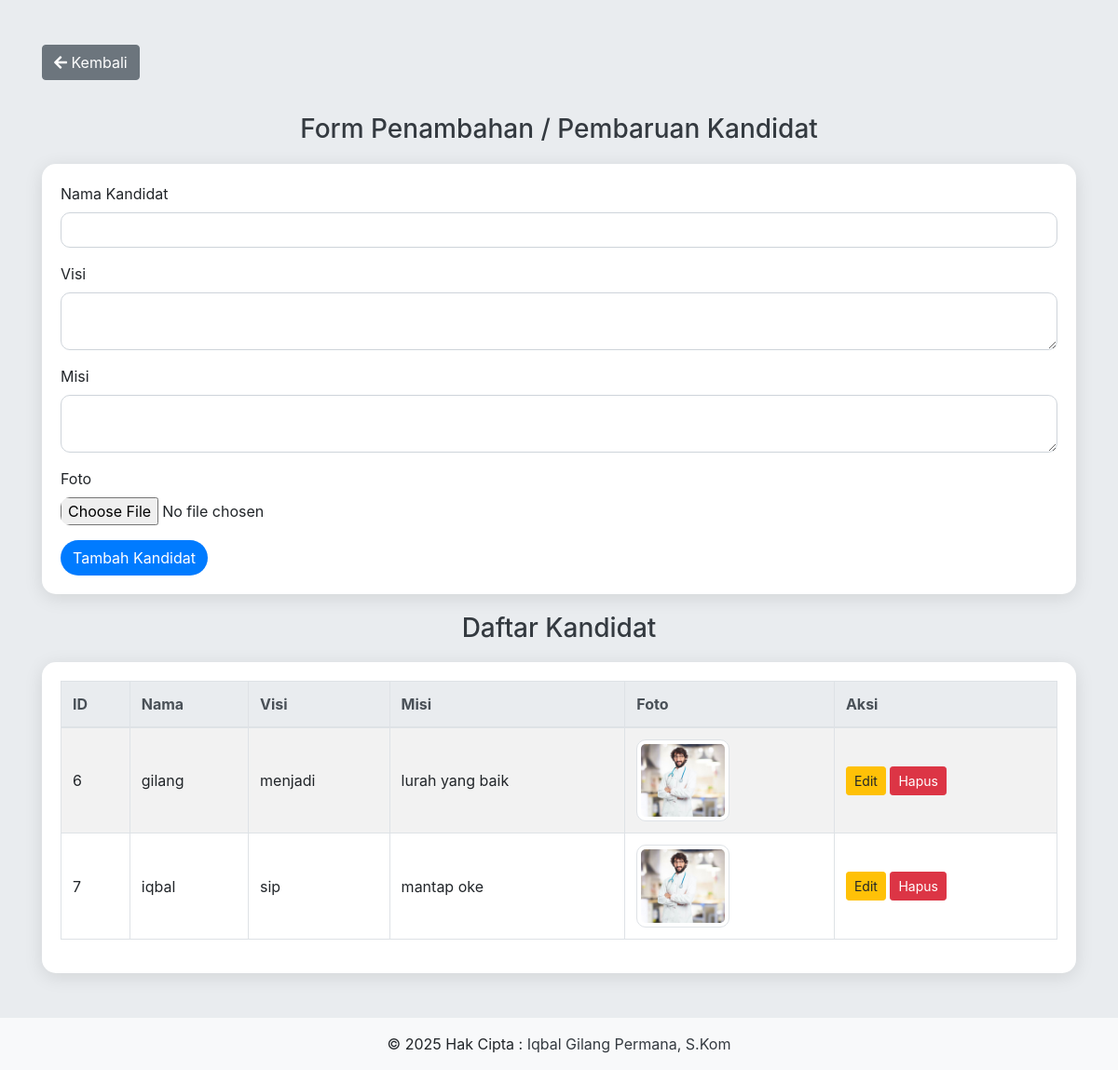
The app's page /kandidat.php (signed in) with its own data.
### tables this page shows
CREATE TABLE `candidates` (
  `id` int(11) NOT NULL,
  `name` varchar(255) NOT NULL,
  `vision` text DEFAULT NULL,
  `mission` text DEFAULT NULL,
  `photo` varchar(255) DEFAULT NULL
);

### kandidat.php (the view, shortened to what this page needs)
<?php
include 'db.php';
$stmt_kandidat = $pdo->query("SELECT * FROM candidates");
$kandidatList = $stmt_kandidat->fetchAll();
?>
<!DOCTYPE html>
<html lang="en">
<head>
    <link rel="stylesheet" href="https://stackpath.bootstrapcdn.com/bootstrap/4.5.2/css/bootstrap.min.css">
    <link rel="stylesheet" href="https://cdnjs.cloudflare.com/ajax/libs/font-awesome/5.15.3/css/all.min.css">
</head>
<body>
    <div class="container mt-5">
        <a href="admin.php" class="btn btn-secondary mb-3"><i class="fas fa-arrow-left"></i> Kembali</a>
        <h3 class="header-title">Form Penambahan / Pembaruan Kandidat</h3>
        <div class="card">
            <div class="card-body">
                <form method="POST" enctype="multipart/form-data">
                    <div class="form-group">
                        <label for="name">Nama Kandidat</label>
                        <input type="text" class="form-control" id="name" name="name" value="<?php echo isset($kandidat) ? $kandidat['name'] : ''; ?>" required>
                    </div>
                    <div class="form-group">
                        <label for="vision">Visi</label>
                        <textarea class="form-control" id="vision" name="vision" required><?php echo isset($kandidat) ? $kandidat['vision'] : ''; ?></textarea>
                    </div>
                    <div class="form-group">
                        <label for="mission">Misi</label>
                        <textarea class="form-control" id="mission" name="mission" required><?php echo isset($kandidat) ? $kandidat['mission'] : ''; ?></textarea>
                    </div>
                    <div class="form-group">
                        <label for="photo">Foto</label>
                        <input type="file" class="form-control-file" id="photo" name="photo" accept="image/*">
                    </div>
                    <button type="submit" name="<?php echo isset($kandidat) ? 'update_candidate' : 'add_candidate'; ?>" class="btn btn-custom">
                        <?php echo isset($kandidat) ? 'Perbarui Data' : 'Tambah Kandidat'; ?>
                    </button>
                </form>
            </div>
        </div>
        <h3 class="header-title">Daftar Kandidat</h3>
        <div class="card">
            <div class="card-body">
                <table class="table table-bordered table-striped">
                    <thead class="thead-light">
                        <tr>
                            <th>ID</th>
                            <th>Nama</th>
                            <th>Visi</th>
                            <th>Misi</th>
                            <th>Foto</th>
                            <th>Aksi</th>
                        </tr>
                    </thead>
                    <tbody>
                        <?php foreach ($kandidatList as $kandidat): ?>
                            <tr>
                                <td><?php echo $kandidat['id']; ?></td>
                                <td><?php echo $kandidat['name']; ?></td>
                                <td><?php echo $kandidat['vision']; ?></td>
                                <td><?php echo $kandidat['mission']; ?></td>
                                <td>
                                    <?php if ($kandidat['photo']): ?>
                                        <img src="<?php echo $kandidat['photo']; ?>" alt="Foto Kandidat" class="img-thumbnail">
                                    <?php endif; ?>
                                </td>
                                <td>
                                    <a href="?edit_id=<?php echo $kandidat['id']; ?>" class="btn btn-warning btn-sm">Edit</a>
                                    <a href="?delete_id=<?php echo $kandidat['id']; ?>" class="btn btn-danger btn-sm" onclick="return confirm('Apakah Anda yakin ingin menghapus kandidat ini?');">Hapus</a>
                                </td>
                            </tr>
                        <?php endforeach; ?>
                    </tbody>
                </table>
            </div>
        </div>
    </div>
<?php include 'footer.php';  ?>
</body>
</html>

### footer.php
<footer class="bg-light text-center text-lg-start mt-5">
    <div class="text-center p-3">
        © <?php echo date("Y"); ?> Hak Cipta : <a class="text-dark" href="#"> Iqbal Gilang Permana, S.Kom </a>
    </div>
</footer>

### kandidat.php (style rules this page uses)
body { background-color: #e9ecef; }
.header-title { text-align: center; margin: 20px 0; color: #343a40; }
.card { margin-bottom: 20px; border: none; border-radius: 15px; box-shadow: 0 4px 20px rgba(0, 0, 0, 0.1); }
.table th, .table td { vertical-align: middle; }
.btn-custom { background-color: #007bff; color: white; border-radius: 20px; }
.img-thumbnail { max-width: 100px; border-radius: 10px; }
.form-control, .form-control-file { border-radius: 10px; }

### records on screen
candidates: id "6", name "gilang", vision "menjadi", mission "lurah yang baik", photo (picture)
candidates: id "7", name "iqbal", vision "sip", mission "mantap oke", photo (picture)
